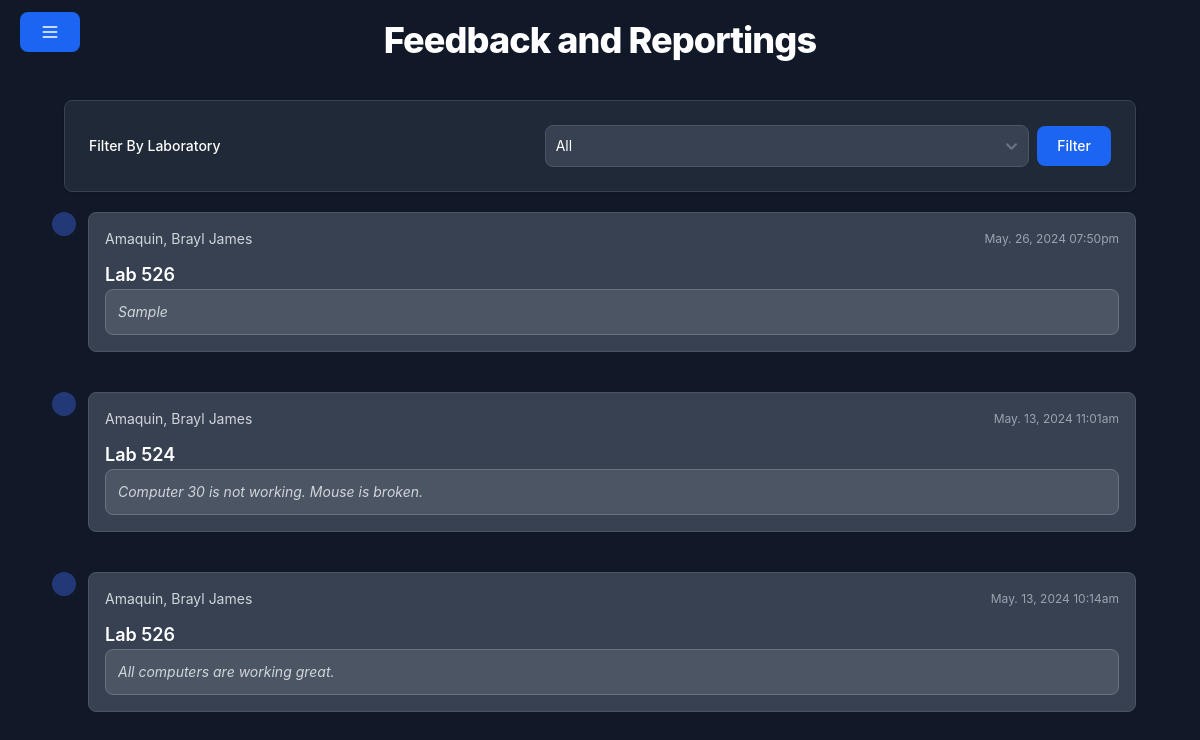
The page /view_feedback_reporting/index.php (signed in) on the database as committed earlier.
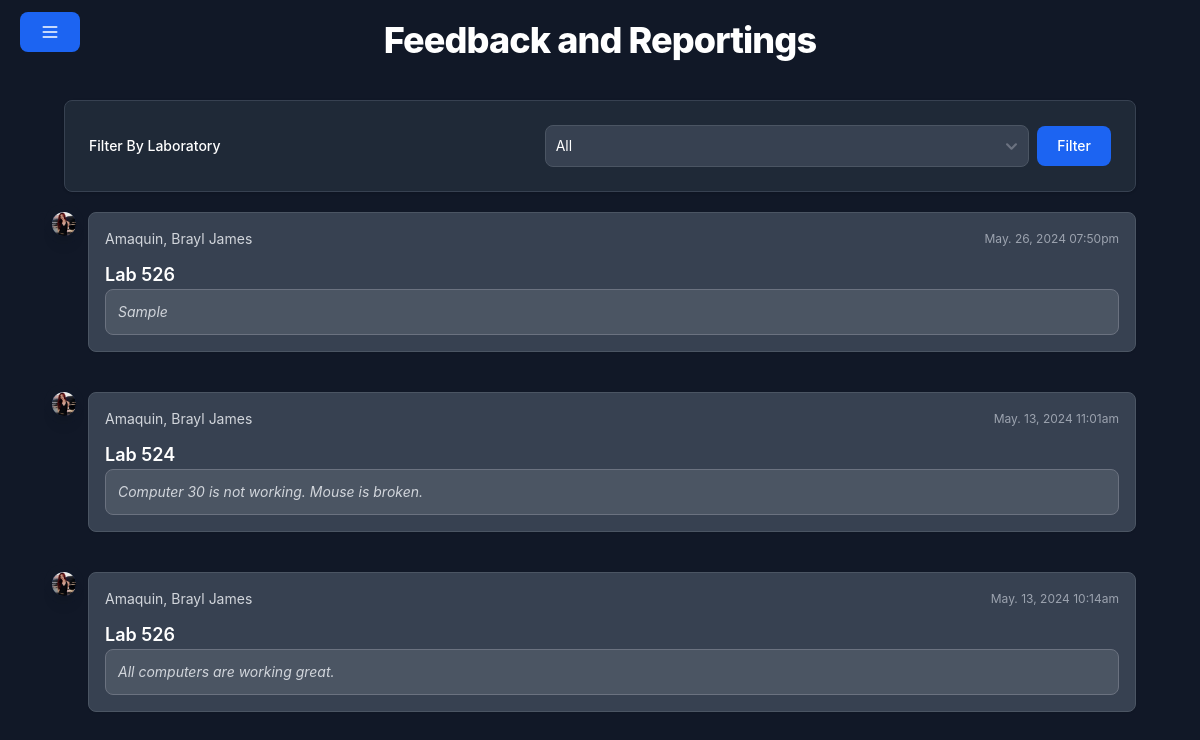
The same page on the database as committed later.
### tables this page shows
CREATE TABLE `feedbacks` (
  `id` int(11) NOT NULL,
  `user_ID` int(11) NOT NULL,
  `title` varchar(100) NOT NULL,
  `message` varchar(255) NOT NULL,
  `datecreated` datetime NOT NULL DEFAULT current_timestamp()
);

CREATE TABLE `users` (
  `user_ID` int(11) NOT NULL,
  `idno` int(11) DEFAULT NULL,
  `firstname` varchar(80) NOT NULL,
  `middlename` varchar(80) NOT NULL,
  `lastname` varchar(80) NOT NULL,
  `age` int(11) NOT NULL,
  `yearlevel` int(11) DEFAULT NULL,
  `gender` varchar(50) NOT NULL,
  `contact` varchar(50) NOT NULL,
  `email` varchar(50) NOT NULL,
  `profilePath` varchar(255) DEFAULT '"/sitin/assets/images/profiles/nopfp.png"',
  `address` varchar(50) NOT NULL,
  `sessions` int(11) DEFAULT 30,
  `role` varchar(30) NOT NULL DEFAULT 'student',
  `password` varchar(80) NOT NULL
);

### view_feedback_reporting/index.php (the view, shortened to what this page needs)
<?php
    require_once '../config/dbconn.php';
    $reportings = array();
    $laboratory = isset($_GET["laboratory"])? $_GET["laboratory"] : "";
    $query = "SELECT a.id, a.datecreated, a.title, a.message, u.firstname, u.lastname,u.profilePath
          FROM feedbacks a
          JOIN users u ON a.user_ID = u.user_ID
          WHERE a.title LIKE '%$laboratory%'
          ORDER BY a.datecreated DESC";
    $query_run = mysqli_query($conn,$query);
    if ($query_run) {
        while ($row = mysqli_fetch_assoc($query_run)) {
            $reportings[] = $row;
        }
    }
?>
<!DOCTYPE html>
<html lang="en">
<head>
    <link rel="stylesheet" href="../style.css">
    <link rel="stylesheet" href="../assets//css//flowbite.mini.css">
</head>
<body class="dark bg-gray-900">
    <?php include '../includes/header.php' ?>
    <div class="px-4 mt-5 mb-5">
        <h2 class="mb-4 text-center text-2xl m-auto font-extrabold leading-none tracking-tight text-gray-900 md:text-4xl dark:text-white">Feedback and Reportings</h2>
        <div class="max-w-full m-auto p-6" style="max-width:70rem;margin: auto;">
            <div class="mx-auto p-6 bg-white border border-gray-200 rounded-lg shadow dark:bg-gray-800 dark:border-gray-700 mb-5">
                <form class="flex items-center justify-center">
                    <label for="laboratory" class="block w-full text-sm font-medium text-gray-900 dark:text-white">Filter By Laboratory</label>
                    <select id="laboratory" name="laboratory" class="mr-2 bg-gray-50 border border-gray-300 text-gray-900 text-sm rounded-lg focus:ring-blue-500 focus:border-blue-500 block w-full p-2.5 dark:bg-gray-700 dark:border-gray-600 dark:placeholder-gray-400 dark:text-white dark:focus:ring-blue-500 dark:focus:border-blue-500">
                        <option value="" <?php if ($laboratory == '') echo 'selected'; ?>>All</option>
                    </select>
                    <button type="submit" class="text-white bg-blue-700 hover:bg-blue-800 focus:ring-4 focus:ring-blue-300 font-medium rounded-lg text-sm px-5 py-2.5  dark:bg-blue-600 dark:hover:bg-blue-700 focus:outline-none dark:focus:ring-blue-800">Filter</button>
                </form>
            </div>
            <ol class="relative border-gray-200 dark:border-gray-700">
                <?php foreach($reportings as $reporting): ?>
                    <li class="mb-10 ms-6">
                            <span class="absolute flex items-center justify-center w-6 h-6 bg-blue-100 rounded-full -start-3 ring-8 ring-white dark:ring-gray-900 dark:bg-blue-900">
                                <img class="rounded-full shadow-lg" src="<?= $reporting['profilePath']?>" />
                            </span>
                            <div class="p-4 bg-white border border-gray-200 rounded-lg shadow-sm dark:bg-gray-700 dark:border-gray-600">
                                <div class="items-center justify-between mb-3 sm:flex">
                                    <time class="mb-1 text-xs font-normal text-gray-400 sm:order-last sm:mb-0"><?= date('M. d, Y h:ia', strtotime($reporting['datecreated']))?></time>
                                    <div class="text-sm font-normal text-gray-500 lex dark:text-gray-300"><?= $reporting['lastname'] . ', ' . $reporting['firstname']?></div>
                                </div>
                                <p class="font-semibold text-lg text-gray-900 dark:text-white">Lab <?= $reporting['title']?></p>
                                <div class="p-3 text-sm italic font-normal text-gray-500 border border-gray-200 rounded-lg bg-gray-50 dark:bg-gray-600 dark:border-gray-500 dark:text-gray-300">
                                    <?= $reporting['message']?>
                                </div>
                            </div>
                        </li>
                <?php endforeach; ?>
            </ol>
        </div>
    </div>
</body>
</html>

Rows that differ between the two databases and show on the page:
changed through a linked row, feedbacks "Sample": user_ID.profilePath: picture added
changed through a linked row, feedbacks "Computer 30 is not working. Mouse is broken.": user_ID.profilePath: picture added
changed through a linked row, feedbacks "All computers are working great.": user_ID.profilePath: picture added
